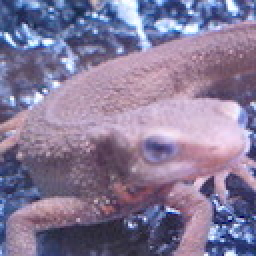
#> input picture Q1-10/source/imori.jpg, 128 x 128 px (shown 2 times larger)
$ python Q5.py
#> lines starting #> are read from the running program, lines starting #| are printed output that depends on the picture
#> further down, img is the input picture: shape (128, 128, 3); mean B, G, R 152.8, 121.8, 134.1
### Q1-10/MyPackages/RGB_to_HSV.py
# RGB値の画像をHSVに変換するプログラム
import numpy as np

def RGB_to_HSV(img):
    img = img.astype(np.float32) / 255
    out = np.zeros_like(img)

    R = img[:, :, 2].copy()
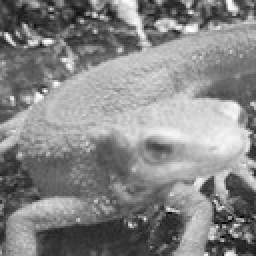
#> R: shape (128, 128) float32 (shown 2 times larger); min 0, max 1, mean 0.526
    G = img[:, :, 1].copy()
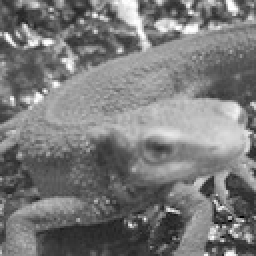
#> G: shape (128, 128) float32 (shown 2 times larger); min 0, max 1, mean 0.478
    B = img[:, :, 0].copy()
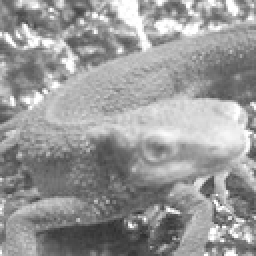
#> B: shape (128, 128) float32 (shown 2 times larger); min 0.18, max 1, mean 0.599

    # RGBのmax値とmin値を求める
    rgb_max = np.max(img, axis=2).copy()
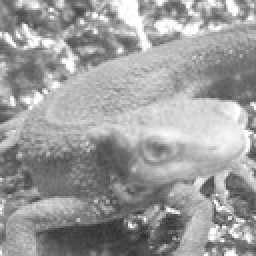
#> rgb_max: shape (128, 128) float32 (shown 2 times larger); min 0.18, max 1, mean 0.613
    rgb_min = np.min(img, axis=2).copy()
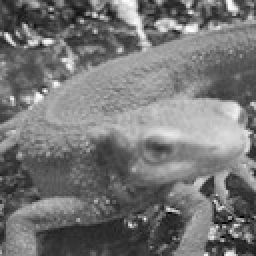
#> rgb_min: shape (128, 128) float32 (shown 2 times larger); min 0, max 0.996, mean 0.461
    rgb_arg = np.argmax(img, axis=2)
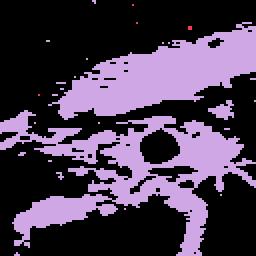
#> rgb_arg: shape (128, 128) int64 (shown 2 times larger); 3 distinct labels, from 0 to 2; one colour per label, 0 black

    # Vを求める
    V = rgb_max.copy()

    # Sを求める
    S = rgb_max.copy() - rgb_min.copy()
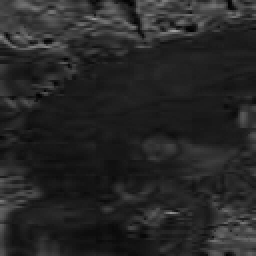
#> S: shape (128, 128) float32 (shown 2 times larger); min 0.00392, max 0.624, mean 0.153

    # Hを求める
    H = np.zeros_like(rgb_max)
    # これで通る理由わからん
    H[np.where(rgb_max == rgb_min)] = 0
    i = np.where(rgb_arg == 0)
#> i = 10600 positions, rows 0 to 127, columns 0 to 127
#> (the run stopped early here; a loop or call above may not have finished)
